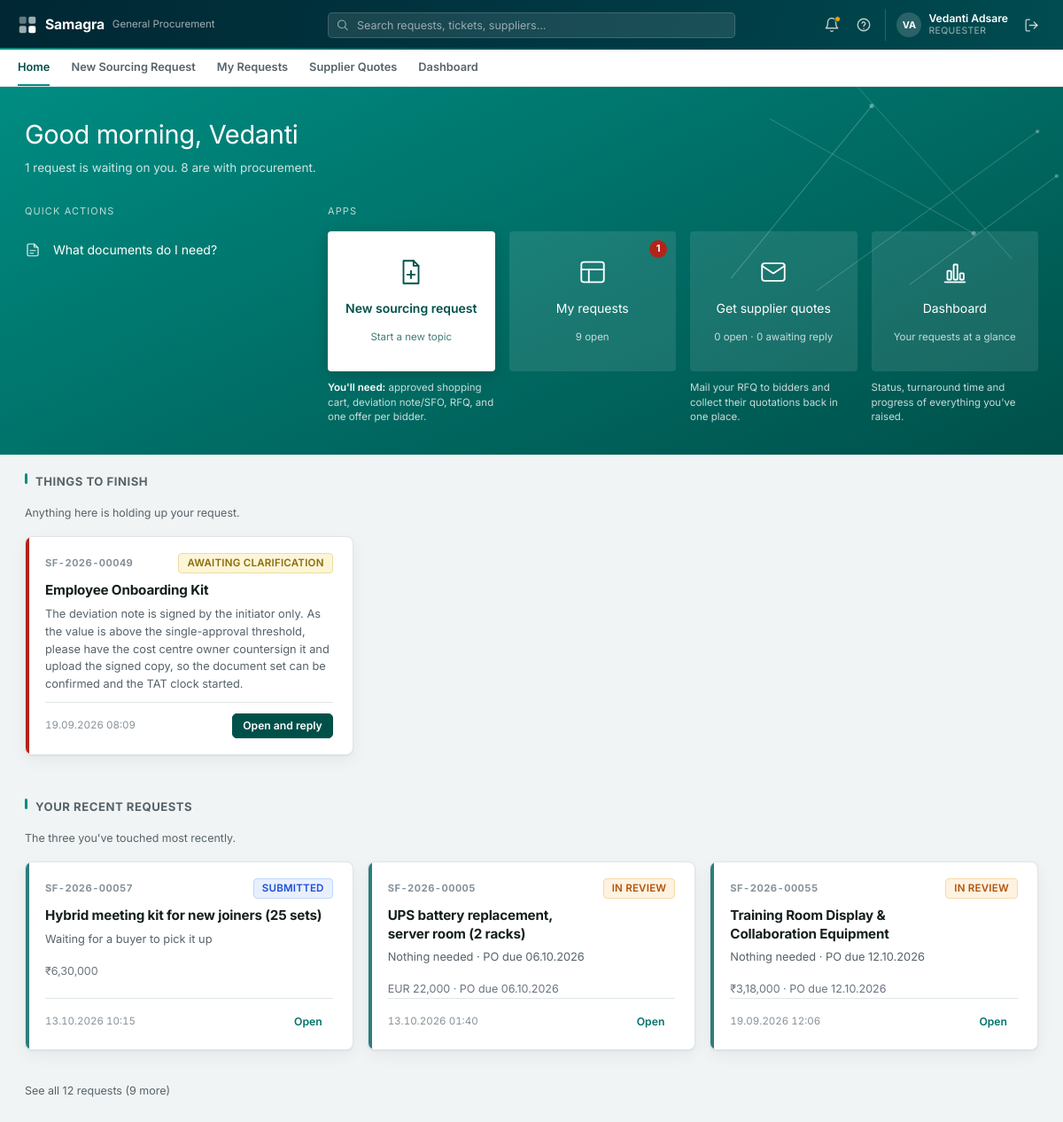
The page /home (signed in) on the database as committed earlier.
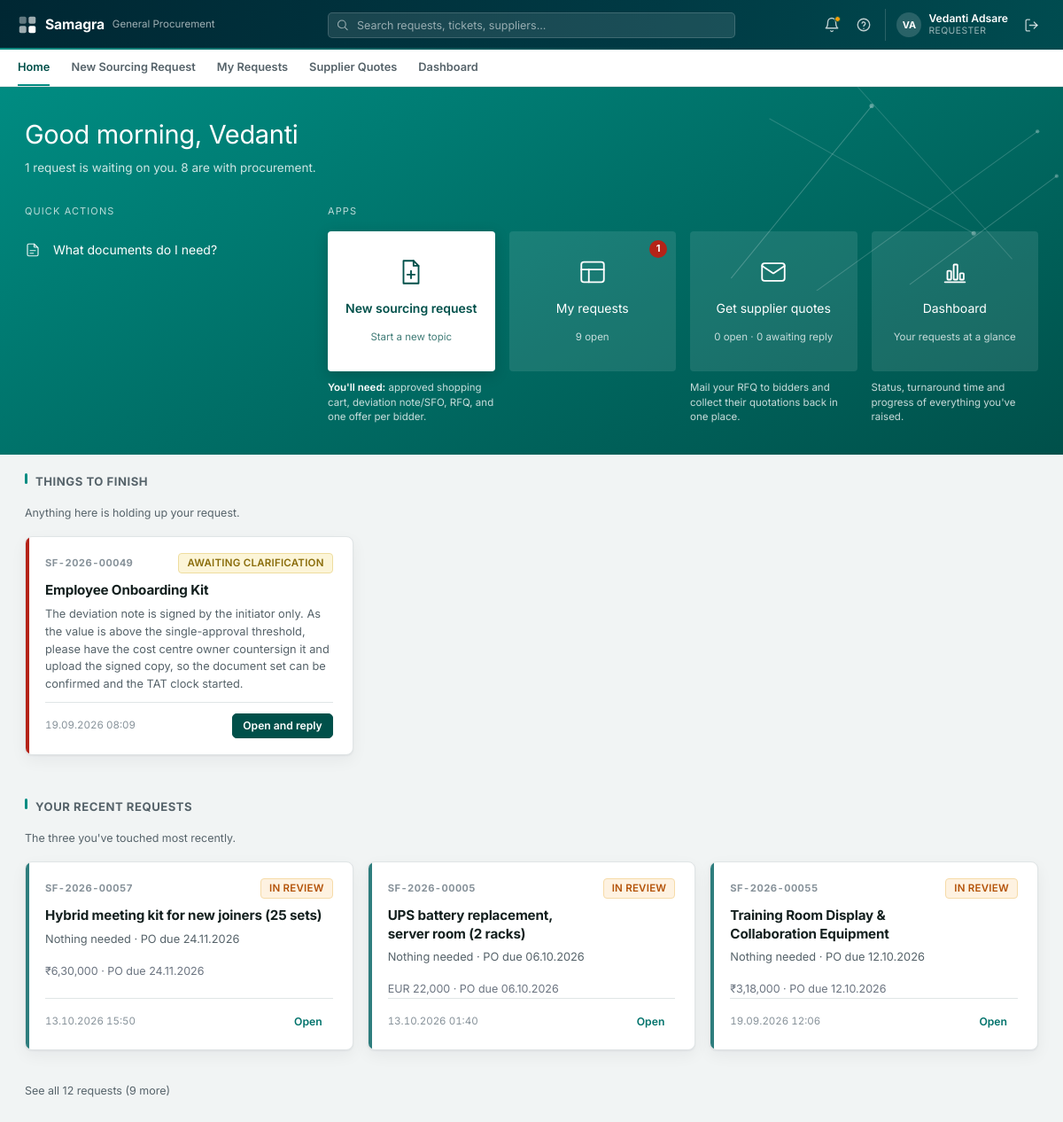
The same page on the database as committed later.
### tables this page shows
CREATE TABLE users (
    email           TEXT PRIMARY KEY,
    name            TEXT NOT NULL,
    salt            TEXT NOT NULL,
    password_hash   TEXT NOT NULL,
    created_at      TIMESTAMP NOT NULL
);

CREATE TABLE cases (
    id                          INTEGER PRIMARY KEY AUTOINCREMENT,
    ticket_no                   TEXT UNIQUE,
    sc_number                   TEXT NOT NULL UNIQUE,
    topic_title                 TEXT NOT NULL,
    description                 TEXT,
    requestor_name              TEXT NOT NULL,
    requestor_email             TEXT NOT NULL,
    requestor_contact           TEXT,
    is_on_behalf                INTEGER DEFAULT 0,
    submitted_by_name           TEXT,
    submitted_by_email          TEXT,
    requesting_dept             TEXT NOT NULL,
    requisitioning_bu           TEXT,
    expense_commodity           TEXT,
    delivery_location           TEXT,
    topic_value_inr             REAL NOT NULL,
    currency                    TEXT,
    tax_basis                   TEXT,
    fc_valid_till               DATE,
    date_required_by            DATE,
    submitted_at                TIMESTAMP NOT NULL,
    status                      TEXT NOT NULL,
    assigned_buyer              TEXT,
    final_corrected_docs_date   DATE,
    defined_tat                 INTEGER,
    expected_po_closure         DATE,
    case_folder                 TEXT NOT NULL,
    parse_status                TEXT,
    remarks_for_user            TEXT,
    remarks_for_buyer           TEXT,
    in_scope                    INTEGER DEFAULT 1
, cost_center TEXT, employee_code TEXT, user_id TEXT, sourcing_type TEXT DEFAULT 'Product', fx_rate REAL DEFAULT 1.0, topic_value_foreign REAL, delivery_from_date DATE, delivery_to_date DATE, mrm_conducted TEXT, mrm_reason TEXT, po_number TEXT, delivery_building TEXT, mrm_relevant TEXT, offer_analysis TEXT, offer_analysis_at TIMESTAMP, source TEXT DEFAULT 'portal', external_case_id TEXT, category TEXT, est_value REAL, est_currency TEXT, rfq_deadline DATE, external_status TEXT, sourcing_basis TEXT DEFAULT 'One-time sourcing', value_eur REAL, offer_comparison TEXT, brief TEXT, brief_at TIMESTAMP, brief_key TEXT, market_benchmark TEXT, market_benchmark_at TIMESTAMP, infosec_answers TEXT, infosec_required INTEGER);

CREATE TABLE audit_trail (
    id            INTEGER PRIMARY KEY AUTOINCREMENT,
    case_id       INTEGER NOT NULL REFERENCES cases(id),
    actor         TEXT NOT NULL,
    action        TEXT NOT NULL,
    detail        TEXT,
    created_at    TIMESTAMP NOT NULL
, visibility TEXT DEFAULT 'internal');

### main.py (the view)
@app.get("/home", response_class=HTMLResponse)
async def home(request: Request, user=Depends(require_login)):
    from datetime import datetime
    if user.get("is_admin"):
        return RedirectResponse(url="/dashboard", status_code=303)
    if user["role"] == "buyer":
        from routers.buyer_routes import buyer_home_context
        context = buyer_home_context(user)
        template = "buyer/home.html"
    else:
        from routers.requester_routes import requester_home_context
        context = requester_home_context(user)
        template = "requester/home.html"
    context.update({"user": user, "nav_page": "home", "now_hour": datetime.now().hour})
    return templates.TemplateResponse(request, template, context)

### templates/requester/home.html (shortened to what this page needs)
{% extends "base.html" %}
{% block hero %}
<div class="sf-hero-band sf-home-hero">
    <div class="sf-hero-inner">
        <h1 class="sf-home-greeting">Good {{ "morning" if now_hour < 12 else ("afternoon" if now_hour < 17 else "evening") }}, {{ user.name.split(" ")[0] }}</h1>
        {% if cases_count == 0 %}
        <p class="sf-home-subtitle">Nothing here yet — send your first sourcing topic to Procurement.</p>
        {% else %}
        <p class="sf-home-subtitle">{{ waiting_on_you }} request{{ "s" if waiting_on_you != 1 }} {{ "is" if waiting_on_you == 1 else "are" }} waiting on you. {{ with_procurement }} {{ "is" if with_procurement == 1 else "are" }} with procurement.</p>
        {% endif %}
        <div class="sf-home-cols">
            <div>
                <div class="sf-home-eyebrow">Quick actions</div>
                <div class="sf-home-quick">
                    <a href="mailto:procurement.intake.demo@outlook.com?subject=What documents do I need?">
                        What documents do I need?
                    </a>
                </div>
            </div>
            <div>
                <div class="sf-home-eyebrow">Apps</div>
                <div class="sf-home-tiles">
                    <div class="sf-home-tilecol">
                        <a class="sf-home-tile sf-home-tile--primary" href="/requests/new">
                            <svg width="34" height="34" viewBox="0 0 24 24" fill="none" stroke="currentColor" stroke-width="1.3" stroke-linecap="round" stroke-linejoin="round"><path d="M6 3h8l4 4v14H6z"></path><path d="M14 3v4h4"></path><path d="M12 11v6M9 14h6"></path></svg>
                            <span class="sf-home-tile__title">New sourcing request</span>
                            <span class="sf-home-tile__sub">Start a new topic</span>
                        </a>
                        <div class="sf-home-tilehint"><b>You'll need:</b> approved shopping cart, deviation note/SFO, RFQ, and one offer per bidder.</div>
                    </div>
                    <div class="sf-home-tilecol">
                        <a class="sf-home-tile" href="/requests">
                            {% if waiting_on_you > 0 %}<span class="sf-home-tile__pin">{{ waiting_on_you }}</span>{% endif %}
                            <svg width="34" height="34" viewBox="0 0 24 24" fill="none" stroke="#fff" stroke-width="1.3" stroke-linecap="round" stroke-linejoin="round"><rect x="3" y="4" width="18" height="16" rx="2"></rect><line x1="3" y1="10" x2="21" y2="10"></line><line x1="9" y1="10" x2="9" y2="20"></line></svg>
                            <span class="sf-home-tile__title">My requests</span>
                            <span class="sf-home-tile__sub">{{ open_count }} open</span>
                        </a>
                    </div>
                    <div class="sf-home-tilecol">
                        <a class="sf-home-tile" href="/supplier-rfq">
                            <svg width="34" height="34" viewBox="0 0 24 24" fill="none" stroke="#fff" stroke-width="1.3" stroke-linecap="round" stroke-linejoin="round"><path d="M3 7l9 6 9-6"></path><rect x="3" y="5" width="18" height="14" rx="2"></rect></svg>
                            <span class="sf-home-tile__title">Get supplier quotes</span>
                            <span class="sf-home-tile__sub">{{ open_rfq_count }} open · {{ rfq_awaiting }} awaiting reply</span>
                        </a>
                        <div class="sf-home-tilehint">Mail your RFQ to bidders and collect their quotations back in one place.</div>
                    </div>
                    <div class="sf-home-tilecol">
                        <a class="sf-home-tile" href="/dashboard">
                            <span class="sf-home-tile__title">Dashboard</span>
                            <span class="sf-home-tile__sub">Your requests at a glance</span>
                        </a>
                        <div class="sf-home-tilehint">Status, turnaround time and progress of everything you've raised.</div>
                    </div>
                </div>
            </div>
        </div>
    </div>
</div>
{% endblock %}
{% block content %}
{% if cases_count > 0 %}
{% if things_to_finish %}
<h2 class="sf-section-header" style="margin-top:0;">Things to Finish</h2>
<p class="sf-caption" style="margin:-6px 0 16px;">Anything here is holding up your request.</p>
<div class="sf-home-attn__row">
    {% for c in things_to_finish %}
    <div class="sf-card sf-home-attn-card sf-home-attn-card--urgent"
         data-href="/requests/{{ c.id }}?tab=activity" tabindex="0">
        <div class="sf-home-attn-card__top">
            <span class="sf-home-attn-card__ref">{{ c.ticket_no }}</span>
            {{ c.status | status_chip }}
        </div>
        <h3>{{ c.topic_title }}</h3>
        <p>{{ c.next_step }}</p>
        <div class="sf-home-attn-card__foot">
            <span class="sf-home-attn-card__when">{{ c.updated_at | timestamp }}</span>
            <a href="/requests/{{ c.id }}?tab=activity" class="sf-btn sf-btn--primary sf-btn--sm">Open and reply</a>
        </div>
    </div>
    {% endfor %}
</div>
{% endif %}
{% if recent_requests %}
<h2 class="sf-section-header" style="margin-top:32px;">Your recent requests</h2>
<p class="sf-caption" style="margin:-6px 0 16px;">The three you've touched most recently.</p>
<div class="sf-home-attn__row">
    {% for c in recent_requests %}
    <div class="sf-card sf-home-attn-card sf-home-attn-card--{{ 'done' if c.closed_on else ('waiting' if c.status == 'ENQUIRED' else 'calm') }}"
         data-href="/requests/{{ c.id }}" tabindex="0">
        <div class="sf-home-attn-card__top">
            <span class="sf-home-attn-card__ref">{{ c.ticket_no }}</span>
            {{ c.status | status_chip }}
        </div>
        <h3>{{ c.topic_title }}</h3>
        <p>{{ c.next_step }}</p>
        <div class="sf-home-card__meta">
            {{ c | money }}{% if c.closed_on %} · PO released {{ c.closed_on | date }}{% elif c.expected_po_closure %} · PO due {{ c.expected_po_closure | date }}{% endif %}
        </div>
        <div class="sf-home-attn-card__foot">
            <span class="sf-home-attn-card__when">{{ c.updated_at | timestamp }}</span>
            <a href="/requests/{{ c.id }}" class="sf-btn sf-btn--ghost sf-btn--sm">Open</a>
        </div>
    </div>
    {% endfor %}
</div>
{% endif %}
<a href="/requests" class="sf-caption" style="display:inline-block;margin-top:20px;">
    {% if more_requests %}See all {{ cases_count }} requests ({{ more_requests }} more){% else %}Show all my requests{% endif %}
</a>
{% endif %}
{% endblock %}

### templates/base.html (shortened to what this page needs)
<!doctype html>
<html lang="en">
<head>
    <link rel="stylesheet" href="{{ asset_url('/static/css/base.css') }}">
    <link rel="stylesheet" href="{{ asset_url('/static/css/header.css') }}">
    <link rel="stylesheet" href="{{ asset_url('/static/css/forms.css') }}">
    <link rel="stylesheet" href="{{ asset_url('/static/css/queue.css') }}">
    <link rel="stylesheet" href="{{ asset_url('/static/css/login.css') }}">
    <link rel="stylesheet" href="{{ asset_url('/static/css/detail-hero.css') }}">
    <link rel="stylesheet" href="{{ asset_url('/static/css/new-request-form.css') }}">
    <link rel="stylesheet" href="{{ asset_url('/static/css/requester-home.css') }}">
    <link rel="stylesheet" href="{{ asset_url('/static/css/login-split.css') }}">
    <link rel="stylesheet" href="{{ asset_url('/static/css/confirm-success.css') }}">
    <link rel="stylesheet" href="{{ asset_url('/static/css/my-requests.css') }}">
    <link rel="stylesheet" href="{{ asset_url('/static/css/buyer-queue-list.css') }}">
    <link rel="stylesheet" href="{{ asset_url('/static/css/case-status.css') }}">
</head>
<body class="{% block body_class %}{% endblock %}">
{% import "_macros/icons.html" as ic %}
{% import "_macros/notification_panel.html" as np %}
{% if user %}
<div class="sf-shell-header">
    <div class="sf-shell-header__row">
        <a class="sf-shell-brand" href="/home" title="Home">
            <span class="sf-shell-brand__name">Samagra</span>
            <span class="sf-shell-brand__dept">General Procurement</span>
        </a>
        {% if not user.is_admin %}
        <form class="sf-shell-search" method="get" action="{{ '/queue' if user.role == 'buyer' else '/requests' }}">
            <input type="text" name="q" placeholder="Search requests, tickets, suppliers..." value="{{ request.query_params.get('q', '') }}">
        </form>
        {% else %}
        <div class="sf-shell-search" style="visibility:hidden;"></div>
        {% endif %}
        <div class="sf-shell-actions">
            {{ np.render(notifications) }}
            <a class="sf-shell-icon-btn" href="mailto:procurement.intake.demo@outlook.com" title="Help &amp; support">{{ ic.icon("help-circle", 18) }}</a>
            <div class="sf-shell-user">
                <span class="sf-avatar">{{ user.name | initials }}</span>
                <div class="sf-shell-user__meta">
                    <span class="sf-shell-user__name">{{ user.name }}</span>
                    <span class="sf-shell-user__role">{{ "Procurement head" if user.is_admin else ("Buyer (GP)" if user.role == "buyer" else "Requester") }}</span>
                </div>
            </div>
            <form class="sf-logout-form" method="post" action="/logout">
                <button type="submit" class="sf-shell-icon-btn" title="Log out">{{ ic.icon("log-out", 17) }}</button>
            </form>
        </div>
    </div>
</div>
{% if not hide_nav_tabs %}
<div class="sf-shell-subnav">
    <div class="sf-shell-subnav__row">
        {% if user.role == "requester" %}
        <a class="sf-shell-subnav__link {{ 'active' if nav_page == 'home' else '' }}" href="/home">Home</a>
        <a class="sf-shell-subnav__link {{ 'active' if nav_page == 'new_request' else '' }}" href="/requests/new">New Sourcing Request</a>
        <a class="sf-shell-subnav__link {{ 'active' if nav_page == 'my_requests' else '' }}" href="/requests">My Requests</a>
        <a class="sf-shell-subnav__link {{ 'active' if nav_page == 'supplier_rfq' else '' }}" href="/supplier-rfq">Supplier Quotes</a>
        <a class="sf-shell-subnav__link {{ 'active' if nav_page == 'dashboard' else '' }}" href="/dashboard">Dashboard</a>
        {% elif user.is_admin %}
        {# The procurement head monitors; the dashboard is the whole job. No
           queue, no cases of their own, no mailbox to work. #}
        <a class="sf-shell-subnav__link active" href="/dashboard">Dashboard</a>
        {% endif %}
    </div>
</div>
{% endif %}
{% endif %}
{% block hero %}{% endblock %}
<main class="sf-content {% block content_width %}{% endblock %}">
    {% block content %}{% endblock %}
</main>
</body>
</html>

### templates/_macros/notification_panel.html (shortened to what this page needs)
{% import "_macros/icons.html" as ic %}
{% macro render(notifications) %}
<div class="sf-notif" data-notif>
    <button type="button" class="sf-shell-icon-btn" data-notif-trigger aria-label="Notifications">
        {% if notifications %}<span class="sf-notif__dot"></span>{% endif %}
    </button>
</div>
{% endmacro %}

Rows that differ between the two databases and show on the page:
changed cases "Hybrid meeting kit for new joiners (25 sets)": status "SUBMITTED" → "IN_PROGRESS" (drawn); status|status_chip "SUBMITTED" → "IN REVIEW"; next_step "Waiting for a buyer to pick it up" → "Nothing needed · PO due 24.11.2026"; expected_po_closure (not shown) → "24.11.2026"; updated_at "13.10.2026 10:15" → "13.10.2026 15:50"
